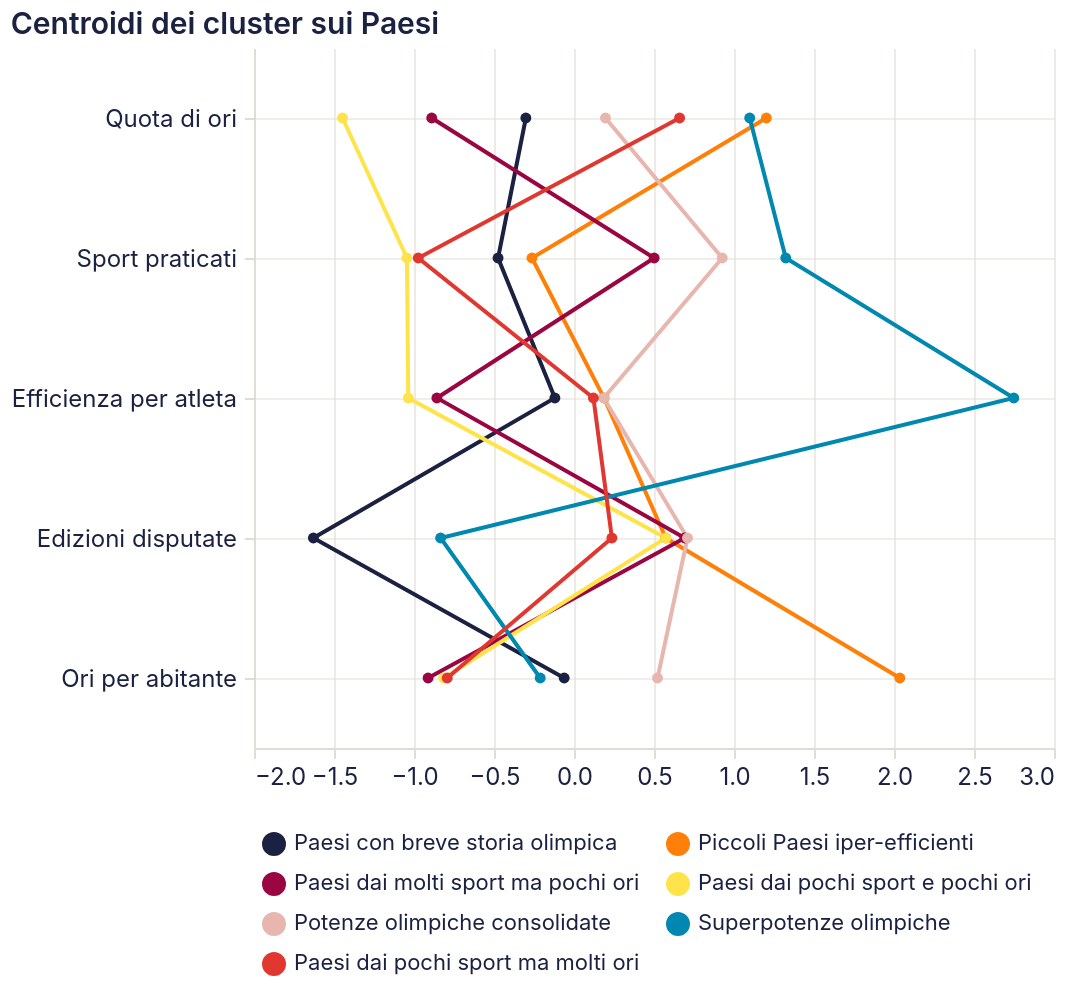

Write a Vega-Lite specification for this figure.
### Vega-Lite specification from a JSON file in a GitHub repository (floating-point values rounded to 4 significant figures)
{"$schema": "https://vega.github.io/schema/vega-lite/v5.20.1.json", "config": {"arc": {"fill": "#1b2140"}, "area": {"fill": "#1b2140", "fillOpacity": 0.15, "line": true}, "axis": {"domainColor": "#e2ddd4", "grid": true, "gridColor": "#e2ddd4", "gridWidth": 0.6, "labelAngle": 0, "labelColor": "#1b2140", "labelFont": "Inter, system-ui, -apple-system, BlinkMacSystemFont, 'Segoe UI', Roboto, sans-serif", "labelFontSize": 12, "labelFontWeight": 400, "labelPadding": 4, "tickColor": "#e2ddd4", "tickSize": 5, "titleColor": "#1b2140", "titleFont": "Inter, system-ui, -apple-system, BlinkMacSystemFont, 'Segoe UI', Roboto, sans-serif", "titleFontSize": 12, "titleFontWeight": 600}, "axisBand": {"grid": false}, "background": "transparent", "bar": {"fill": "#1b2140"}, "legend": {"labelColor": "#1b2140", "labelFont": "Inter, system-ui, -apple-system, BlinkMacSystemFont, 'Segoe UI', Roboto, sans-serif", "labelFontSize": 11, "padding": 4, "symbolType": "circle", "titleColor": "#1b2140", "titleFont": "Inter, system-ui, -apple-system, BlinkMacSystemFont, 'Segoe UI', Roboto, sans-serif", "titleFontSize": 12}, "line": {"stroke": "#1b2140", "strokeWidth": 2}, "mark": {"color": "#1b2140"}, "path": {"stroke": "#1b2140"}, "point": {"fill": "#1b2140", "filled": true}, "range": {"category": ["#1b2140", "#ff8009", "#9a0641", "#ffe34a", "#e7b6af", "#0088b0", "#e03830"]}, "rect": {"fill": "#1b2140"}, "shape": {"stroke": "#1b2140"}, "symbol": {"fill": "#1b2140"}, "title": {"anchor": "start", "color": "#1b2140", "font": "Inter, system-ui, -apple-system, BlinkMacSystemFont, 'Segoe UI', Roboto, sans-serif", "fontSize": 15, "fontWeight": 600, "subtitleColor": "#1b2140", "subtitleFont": "Inter, system-ui, -apple-system, BlinkMacSystemFont, 'Segoe UI', Roboto, sans-serif"}, "view": {"continuousHeight": 300, "continuousWidth": 400, "fill": null, "stroke": null}}, "data": {"name": "data-47089f730f22cd0b1bc0090588bcda7e"}, "datasets": {"data-47089f730f22cd0b1bc0090588bcda7e": [{"cluster": "Paesi con breve storia olimpica", "feature": "Quota di ori", "valore": -0.301}, {"cluster": "Piccoli Paesi iper-efficienti", "feature": "Quota di ori", "valore": 1.202}, {"cluster": "Paesi dai molti sport ma pochi ori", "feature": "Quota di ori", "valore": -0.8893}, {"cluster": "Paesi dai pochi sport e pochi ori", "feature": "Quota di ori", "valore": -1.447}, {"cluster": "Potenze olimpiche consolidate", "feature": "Quota di ori", "valore": 0.1966}, {"cluster": "Superpotenze olimpiche", "feature": "Quota di ori", "valore": 1.098}, {"cluster": "Paesi dai pochi sport ma molti ori", "feature": "Quota di ori", "valore": 0.66}, {"cluster": "Paesi con breve storia olimpica", "feature": "Sport praticati", "valore": -0.4747}, {"cluster": "Piccoli Paesi iper-efficienti", "feature": "Sport praticati", "valore": -0.2629}, {"cluster": "Paesi dai molti sport ma pochi ori", "feature": "Sport praticati", "valore": 0.5009}, {"cluster": "Paesi dai pochi sport e pochi ori", "feature": "Sport praticati", "valore": -1.044}, {"cluster": "Potenze olimpiche consolidate", "feature": "Sport praticati", "valore": 0.9263}, {"cluster": "Superpotenze olimpiche", "feature": "Sport praticati", "valore": 1.324}, {"cluster": "Paesi dai pochi sport ma molti ori", "feature": "Sport praticati", "valore": -0.9732}, {"cluster": "Paesi con breve storia olimpica", "feature": "Efficienza per atleta", "valore": -0.1195}, {"cluster": "Piccoli Paesi iper-efficienti", "feature": "Efficienza per atleta", "valore": 0.1879}, {"cluster": "Paesi dai molti sport ma pochi ori", "feature": "Efficienza per atleta", "valore": -0.8568}, {"cluster": "Paesi dai pochi sport e pochi ori", "feature": "Efficienza per atleta", "valore": -1.036}, {"cluster": "Potenze olimpiche consolidate", "feature": "Efficienza per atleta", "valore": 0.1861}, {"cluster": "Superpotenze olimpiche", "feature": "Efficienza per atleta", "valore": 2.749}, {"cluster": "Paesi dai pochi sport ma molti ori", "feature": "Efficienza per atleta", "valore": 0.1215}, {"cluster": "Paesi con breve storia olimpica", "feature": "Edizioni disputate", "valore": -1.629}, {"cluster": "Piccoli Paesi iper-efficienti", "feature": "Edizioni disputate", "valore": 0.5737}, {"cluster": "Paesi dai molti sport ma pochi ori", "feature": "Edizioni disputate", "valore": 0.6919}, {"cluster": "Paesi dai pochi sport e pochi ori", "feature": "Edizioni disputate", "valore": 0.5737}, {"cluster": "Potenze olimpiche consolidate", "feature": "Edizioni disputate", "valore": 0.7092}, {"cluster": "Superpotenze olimpiche", "feature": "Edizioni disputate", "valore": -0.8336}, {"cluster": "Paesi dai pochi sport ma molti ori", "feature": "Edizioni disputate", "valore": 0.2369}, {"cluster": "Paesi con breve storia olimpica", "feature": "Ori per abitante", "valore": -0.06129}, {"cluster": "Piccoli Paesi iper-efficienti", "feature": "Ori per abitante", "valore": 2.036}, {"cluster": "Paesi dai molti sport ma pochi ori", "feature": "Ori per abitante", "valore": -0.912}, {"cluster": "Paesi dai pochi sport e pochi ori", "feature": "Ori per abitante", "valore": -0.8141}, {"cluster": "Potenze olimpiche consolidate", "feature": "Ori per abitante", "valore": 0.5222}, {"cluster": "Superpotenze olimpiche", "feature": "Ori per abitante", "valore": -0.2112}, {"cluster": "Paesi dai pochi sport ma molti ori", "feature": "Ori per abitante", "valore": -0.7922}]}, "encoding": {"color": {"field": "cluster", "legend": {"columns": 2, "labelLimit": 300, "orient": "bottom"}, "sort": ["Paesi con breve storia olimpica", "Piccoli Paesi iper-efficienti", "Paesi dai molti sport ma pochi ori", "Paesi dai pochi sport e pochi ori", "Potenze olimpiche consolidate", "Superpotenze olimpiche", "Paesi dai pochi sport ma molti ori"], "title": null, "type": "nominal"}, "tooltip": [{"field": "cluster", "type": "nominal"}, {"field": "feature", "type": "nominal"}, {"field": "valore", "type": "quantitative"}], "x": {"field": "valore", "title": null, "type": "quantitative"}, "y": {"field": "feature", "sort": ["Quota di ori", "Sport praticati", "Efficienza per atleta", "Edizioni disputate", "Ori per abitante"], "title": null, "type": "nominal"}}, "height": 350, "mark": {"point": true, "type": "line"}, "params": [{"bind": "scales", "name": "param_12", "select": {"encodings": ["x", "y"], "type": "interval"}}], "title": "Centroidi dei cluster sui Paesi", "width": "container"}
